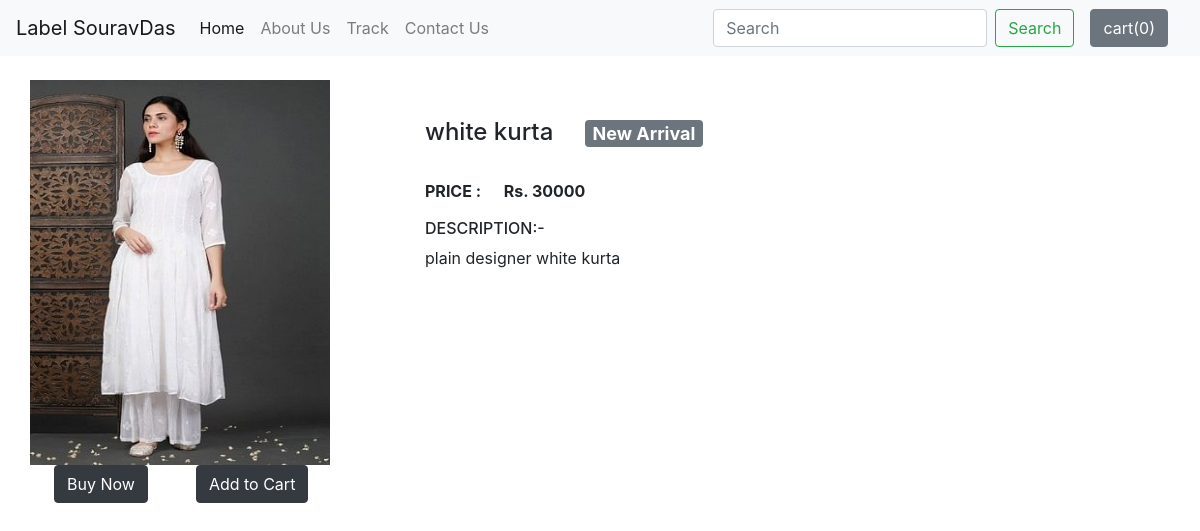
The page /shop/products/8 on the database its author committed.
### shop/models.py (models this page shows, shortened)
class product(models.Model):
    product_id=models.AutoField
    product_name=models.CharField(max_length=50)
    category=models.CharField(max_length=50,default="")
    subcategory=models.CharField(max_length=50,default="")
    price=models.IntegerField(default=0)
    desc=models.CharField(max_length=3000)
    publish_date=models.DateField()
    image=models.ImageField(upload_to="shop/images",default="")

### shop/views.py (the view)
# urls.py: path("products/<int:myid>",views.products,name="products"),
def products(request,myid ):
        products = product.objects.filter(id=myid)
        return render(request, "shop/products.html",{"product":products[0]})

### shop/templates/shop/products.html (shortened to what this page needs)
{% extends 'shop/basic.html' %}
{% block body %}
<div class="container my-4">
    <div class="row">
    <div class="col-md-4">
    <div class="row">
       <img src="/media//{{product.image}}" width="300px" height="385px">
    </div>
             <div class="row">
           <a href="/shop/"> <button class=" mx-4 btn btn-dark cart"> Buy Now</button></a>
           <a href="/shop/" <button class=" mx-4 btn btn-dark cart"> Add to Cart</button></a>
        </div>
        </div>
    <div class="col-md-8">
        <br>
        <h4> {{product.product_name}}&nbsp &nbsp &nbsp<span class="badge badge-secondary mt-3">  New
            Arrival</span></h4>
        <br>
            <p><b> PRICE :&nbsp &nbsp &nbsp  Rs. {{product.price}}</b></p>
        <h6>DESCRIPTION:-</h6>
        <p>{{product.desc}}</p>
    </div>
        </div>
</div>
{% endblock %}

### rows shown on the page
product: image (picture), product_name "white kurta", price "30000", desc "plain designer white kurta"
